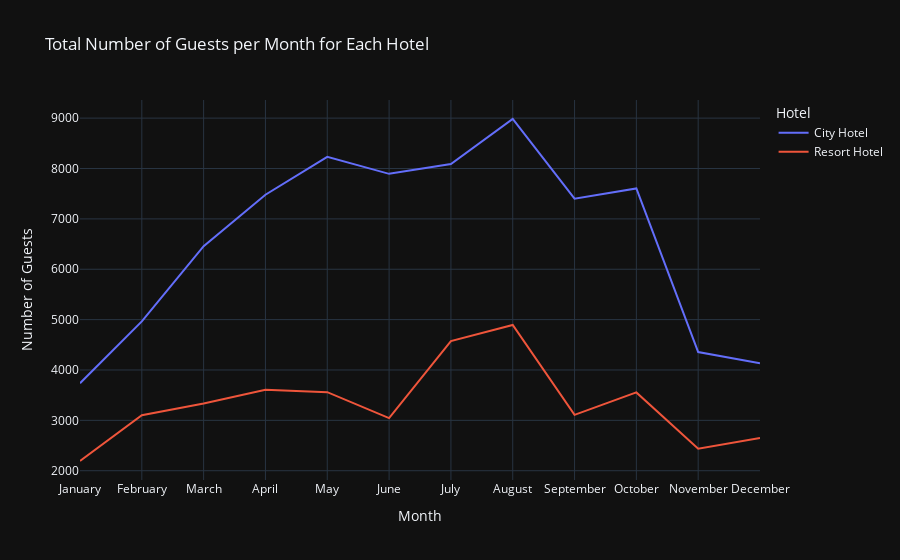

This figure's notebook cell:
### Markdown cell above
Observations:

The majority of reservations occur in the months of July and August, while the fewest bookings are made at the start and close of the year.

### Code cell
# Show the total number of guests per month for each hotel in the same line chart
# Group the data by arrival_date_month, hotel and count the number of guests
df_guests_per_month = analysis_df.groupby(['arrival_date_month', 'hotel']).size().reset_index(name='count')
df_guests_per_month['month'] = pd.Categorical(df_guests_per_month['arrival_date_month'], categories=[
    'January', 'February', 'March', 'April', 'May', 'June', 'July', 'August', 'September', 'October', 'November', 'December'
], ordered=True)
df_guests_per_month = df_guests_per_month.sort_values('month')

# Create a line chart showing the total number of guests per month for each hotel
fig = px.line(
    df_guests_per_month,
    x='month',
    y='count',
    title='Total Number of Guests per Month for Each Hotel',
    labels={'count': 'Number of Guests', 'month': 'Month', 'hotel': 'Hotel'},
    color='hotel',
    template="plotly_dark"  # Add this line for dark mode
)

fig.show()

### Figure 1 — Plotly figure (JSON) as saved in the notebook; plotly's stock layout.template omitted (floating-point values rounded to 4 significant figures)
{"data": [{"hovertemplate": "Hotel=City Hotel<br>Month=%{x}<br>Number of Guests=%{y}<extra></extra>", "legendgroup": "City Hotel", "line": {"color": "#636efa", "dash": "solid"}, "marker": {"symbol": "circle"}, "mode": "lines", "name": "City Hotel", "orientation": "v", "showlegend": true, "type": "scatter", "x": ["January", "February", "March", "April", "May", "June", "July", "August", "September", "October", "November", "December"], "xaxis": "x", "y": [3736, 4965, 6458, 7480, 8232, 7894, 8088, 8983, 7400, 7605, 4357, 4132], "yaxis": "y"}, {"hovertemplate": "Hotel=Resort Hotel<br>Month=%{x}<br>Number of Guests=%{y}<extra></extra>", "legendgroup": "Resort Hotel", "line": {"color": "#EF553B", "dash": "solid"}, "marker": {"symbol": "circle"}, "mode": "lines", "name": "Resort Hotel", "orientation": "v", "showlegend": true, "type": "scatter", "x": ["January", "February", "March", "April", "May", "June", "July", "August", "September", "October", "November", "December"], "xaxis": "x", "y": [2193, 3103, 3336, 3609, 3559, 3045, 4573, 4894, 3108, 3555, 2437, 2648], "yaxis": "y"}], "layout": {"legend": {"title": {"text": "Hotel"}, "tracegroupgap": 0}, "title": {"text": "Total Number of Guests per Month for Each Hotel"}, "xaxis": {"anchor": "y", "domain": [0, 1], "title": {"text": "Month"}}, "yaxis": {"anchor": "x", "domain": [0, 1], "title": {"text": "Number of Guests"}}}}
